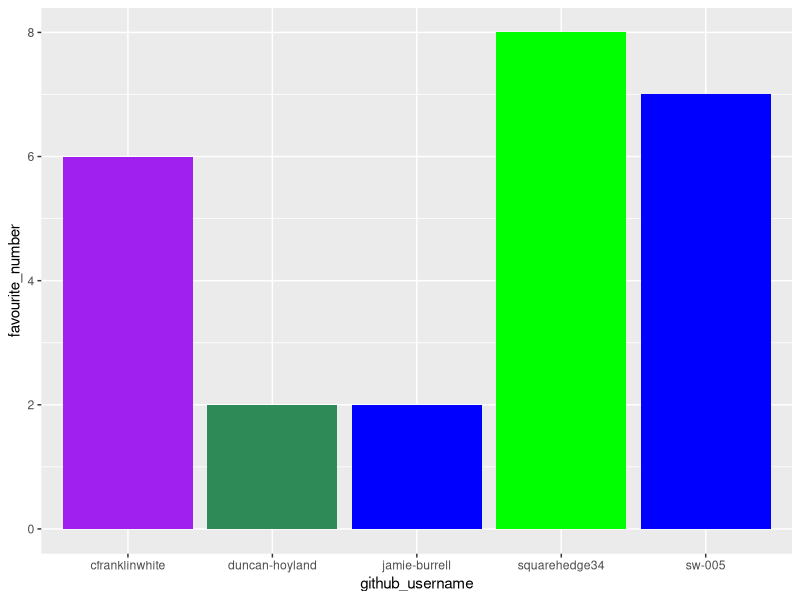
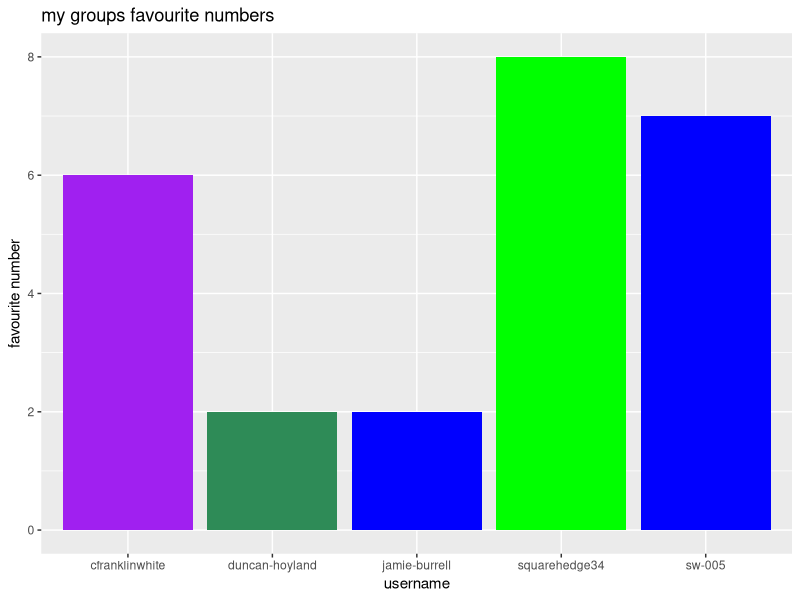
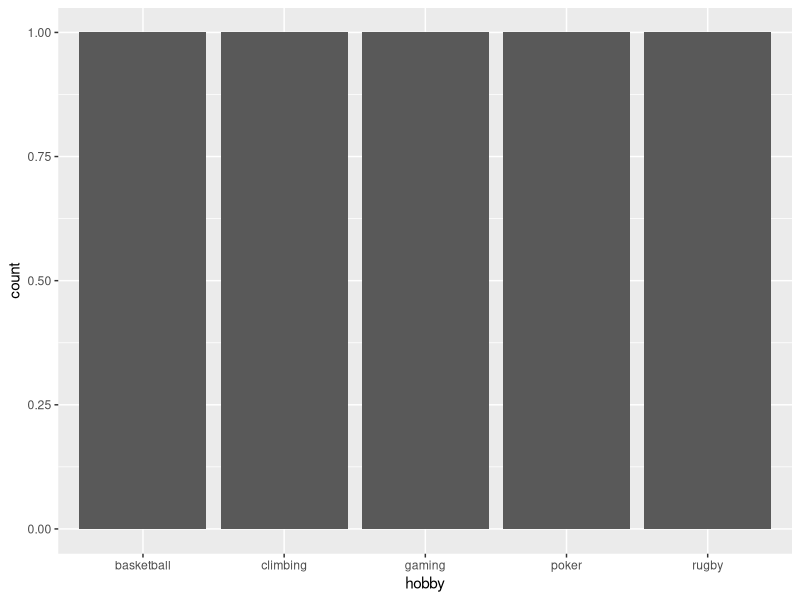

Write the R code that produced these figures, in order.
## ---- chunk 1
library(tidyverse) 
## ---- chunk 2
team_data <- tibble(
  name = c("James Burrell", "Charlie Franklin-White", "Dru Keiri", 
           "Sean Wang", "Duncan Hoyland"),
  github_username = c("jamie-burrell", "cfranklinwhite", "squarehedge34", 
                      "sw-005", "duncan-hoyland"), 
  colour = c("blue", "purple", 
             "green", "blue", "seagreen"),
  hobby = c("climbing", "poker", "basketball", 
            "gaming", "rugby"),
  favourite_number = c(2, 6, 8, 7, 2)
  )

team_data
## ---- chunk 3
p1 <- ggplot(data = team_data, 
             mapping = aes(x = github_username, 
                           y = favourite_number,
                           fill = colour), 
             ) +
   geom_col() +
   scale_fill_identity()
p1
## ---- chunk 4
p1 + labs(x = "username", 
          y = "favourite number",
          title = "my groups favourite numbers")
## ---- chunk 5
p2 <- ggplot(team_data, aes(x = hobby)) +
  geom_bar()
p2
